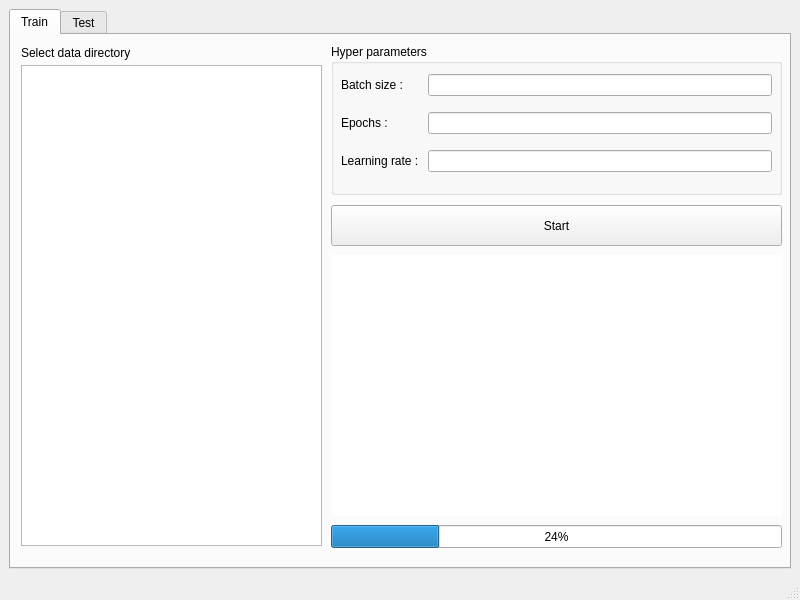
<?xml version="1.0" encoding="UTF-8"?>
<ui version="4.0">
 <class>MainWindow</class>
 <widget class="QMainWindow" name="MainWindow">
  <property name="geometry">
   <rect>
    <x>0</x>
    <y>0</y>
    <width>800</width>
    <height>600</height>
   </rect>
  </property>
  <property name="windowTitle">
   <string>MainWindow</string>
  </property>
  <widget class="QWidget" name="centralwidget">
   <layout class="QVBoxLayout" name="verticalLayout">
    <item>
     <widget class="QTabWidget" name="tabWidget">
      <property name="currentIndex">
       <number>0</number>
      </property>
      <widget class="QWidget" name="tab">
       <attribute name="title">
        <string>Train</string>
       </attribute>
       <widget class="QTreeView" name="tree_view">
        <property name="geometry">
         <rect>
          <x>10</x>
          <y>30</y>
          <width>301</width>
          <height>481</height>
         </rect>
        </property>
       </widget>
       <widget class="QLabel" name="label">
        <property name="geometry">
         <rect>
          <x>10</x>
          <y>10</y>
          <width>291</width>
          <height>16</height>
         </rect>
        </property>
        <property name="text">
         <string>Select data directory</string>
        </property>
       </widget>
       <widget class="QPushButton" name="button_start">
        <property name="geometry">
         <rect>
          <x>320</x>
          <y>170</y>
          <width>451</width>
          <height>41</height>
         </rect>
        </property>
        <property name="text">
         <string>Start</string>
        </property>
       </widget>
       <widget class="QLabel" name="label_graph">
        <property name="geometry">
         <rect>
          <x>320</x>
          <y>220</y>
          <width>451</width>
          <height>261</height>
         </rect>
        </property>
        <property name="autoFillBackground">
         <bool>false</bool>
        </property>
        <property name="styleSheet">
         <string notr="true">background-color: rgb(255, 255, 255);</string>
        </property>
        <property name="text">
         <string/>
        </property>
       </widget>
       <widget class="QProgressBar" name="progress_bar">
        <property name="geometry">
         <rect>
          <x>320</x>
          <y>490</y>
          <width>451</width>
          <height>23</height>
         </rect>
        </property>
        <property name="value">
         <number>24</number>
        </property>
       </widget>
       <widget class="QGroupBox" name="groupBox">
        <property name="geometry">
         <rect>
          <x>320</x>
          <y>9</y>
          <width>451</width>
          <height>151</height>
         </rect>
        </property>
        <property name="title">
         <string>Hyper parameters</string>
        </property>
        <widget class="QWidget" name="gridLayoutWidget">
         <property name="geometry">
          <rect>
           <x>10</x>
           <y>20</y>
           <width>431</width>
           <height>121</height>
          </rect>
         </property>
         <layout class="QGridLayout" name="gridLayout">
          <item row="1" column="0">
           <widget class="QLabel" name="label_3">
            <property name="text">
             <string>Epochs : </string>
            </property>
           </widget>
          </item>
          <item row="0" column="0">
           <widget class="QLabel" name="label_2">
            <property name="text">
             <string>Batch size : </string>
            </property>
           </widget>
          </item>
          <item row="0" column="1">
           <widget class="QLineEdit" name="line_edit_batch_size"/>
          </item>
          <item row="1" column="1">
           <widget class="QLineEdit" name="line_edit_epochs"/>
          </item>
          <item row="2" column="0">
           <widget class="QLabel" name="label_4">
            <property name="text">
             <string>Learning rate : </string>
            </property>
           </widget>
          </item>
          <item row="2" column="1">
           <widget class="QLineEdit" name="line_edit_learning_rate"/>
          </item>
         </layout>
        </widget>
       </widget>
      </widget>
      <widget class="QWidget" name="tab_2">
       <attribute name="title">
        <string>Test</string>
       </attribute>
      </widget>
     </widget>
    </item>
   </layout>
  </widget>
  <widget class="QMenuBar" name="menubar">
   <property name="geometry">
    <rect>
     <x>0</x>
     <y>0</y>
     <width>800</width>
     <height>21</height>
    </rect>
   </property>
  </widget>
  <widget class="QStatusBar" name="statusbar"/>
  <action name="action_sel_dir">
   <property name="text">
    <string>Select data directory</string>
   </property>
  </action>
 </widget>
 <resources/>
 <connections/>
</ui>
